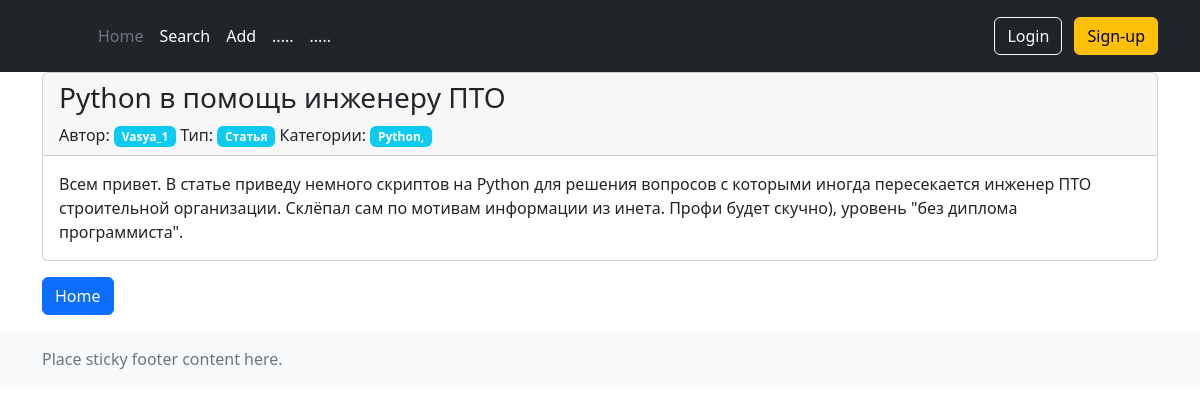
Screenshot of /news/7 with the database file from the repository.
### news/models.py (models this page shows, shortened)
class Post(models.Model):
    author = models.ForeignKey(Author, on_delete=models.CASCADE, verbose_name='Автор')
    NEWS = 'NW'
    ARTICLE = 'AR'
    TYPES = [
        (NEWS, 'Новость'),
        (ARTICLE, 'Статья'),
    ]
    categoryType = models.CharField(max_length=2, choices=TYPES, default=ARTICLE, verbose_name='Тип статьи')
    dateCreation = models.DateTimeField(auto_now_add=True, verbose_name='Дата публикации')
    postCategory = models.ManyToManyField(Category, through='PostCategory', verbose_name='Категории статьи')
    title = models.CharField(max_length=128, verbose_name='Заголовок')
    text = models.TextField(verbose_name='Текст статьи')
    rating = models.SmallIntegerField(default=0, verbose_name='Рейтинг')

class Author(models.Model):
    authorUser = models.OneToOneField(User, on_delete=models.CASCADE)
    ratingAuthor = models.SmallIntegerField(default=0)
    def __str__(self):
        return self.authorUser.username

class Category(models.Model):
    name = models.CharField(max_length=64, unique=True)
    def __str__(self):
        return self.name

### news/views.py (the view)
# urls.py: path('<int:pk>', PostDetailView.as_view(), name='post_detail'),
class PostDetailView(DetailView):
    template_name = 'news/post_detail.html'
    queryset = Post.objects.all()

### news/templates/news/post_detail.html (shortened to what this page needs)
{% extends 'layout/default.html' %}
{% block content %}
    <div class="card">
        <div class="card-header">
            <h3>{{ post.title }}</h3>
            <div>
                Автор: <span class="badge bg-info">{{ post.author }}</span>
                Тип: <span class="badge bg-info">{{ post.get_categoryType_display }}</span>
                Категории:
                <span class="badge bg-info">
                    {% for k in  post.postCategory.all %}
                        {{ k }},
                    {% endfor %}
                </span>
            </div>
        </div>
        <div class="card-body">{{ post.text }}</div>
    </div>
    <a href="{% url 'news:posts' %}" class="btn btn-primary my-3">Home</a>
{% endblock content %}

### rows the page displays
Post: title "Python в помощь инженеру ПТО", author "Vasya_1", categoryType "Статья", text "Всем привет. В статье приведу немного скриптов на Python для решения вопросов с которыми иногда пересекается инженер ПТО строительной организации. Склёпал сам по мотивам информации из инета. Профи будет скучно), уровень \"без диплома программиста\"."
Category: name "Python"
